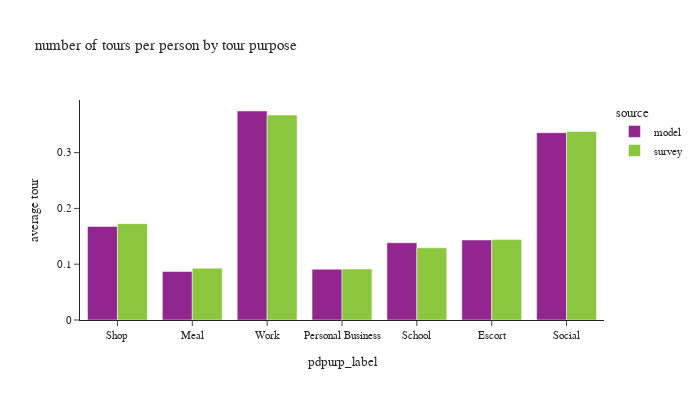

Notebook cell for this chart:
### Code cell
def plot_segment(df, tour_group_var, person_group_var, title_name):
    fig = px.bar(df.to_pandas(), x=tour_group_var[1], y="average tour", color="source",
                 barmode="group", title=title_name)
    fig.update_layout(height=400, width=700, font=dict(size=11),
                      yaxis=dict(tickformat=".2"))
    fig.show()

df_plot = df_tour.groupby(['source', 'pdpurp_label']).agg([
    pl.sum('toexpfac').alias('toexpfac_sum')
]).join(
    df_person.groupby(['source']).agg([
        pl.sum('psexpfac').alias('psexpfac_sum')
    ]),
    on='source',
    how='left'
).with_columns(
    (pl.col('toexpfac_sum') / pl.col('psexpfac_sum')).alias('average tour')
)

plot_segment(df_plot, tour_group_var=['source', 'pdpurp_label'], person_group_var=['source'],
             title_name="number of tours per person by tour purpose")

### Figure 1 — Plotly figure (JSON) as saved in the notebook; plotly's stock layout.template omitted (floating-point values rounded to 4 significant figures)
{"data": [{"alignmentgroup": "True", "hovertemplate": "source=model<br>pdpurp_label=%{x}<br>average tour=%{y}<extra></extra>", "legendgroup": "model", "marker": {"color": "#91268F", "pattern": {"shape": ""}}, "name": "model", "offsetgroup": "model", "orientation": "v", "showlegend": true, "textposition": "auto", "type": "bar", "x": ["Shop", "Meal", "Work", "Personal Business", "School", "Escort", "Social"], "xaxis": "x", "y": [0.1676, 0.08695, 0.3746, 0.091, 0.1385, 0.1434, 0.3357], "yaxis": "y"}, {"alignmentgroup": "True", "hovertemplate": "source=survey<br>pdpurp_label=%{x}<br>average tour=%{y}<extra></extra>", "legendgroup": "survey", "marker": {"color": "#8CC63E", "pattern": {"shape": ""}}, "name": "survey", "offsetgroup": "survey", "orientation": "v", "showlegend": true, "textposition": "auto", "type": "bar", "x": ["School", "Personal Business", "Social", "Meal", "Shop", "Escort", "Work"], "xaxis": "x", "y": [0.1293, 0.09151, 0.3378, 0.09283, 0.1726, 0.1441, 0.3673], "yaxis": "y"}], "layout": {"barmode": "group", "font": {"size": 11}, "height": 400, "legend": {"title": {"text": "source"}, "tracegroupgap": 0}, "title": {"text": "number of tours per person by tour purpose"}, "width": 700, "xaxis": {"anchor": "y", "domain": [0, 1], "title": {"text": "pdpurp_label"}}, "yaxis": {"anchor": "x", "domain": [0, 1], "tickformat": ".2", "title": {"text": "average tour"}}}}
